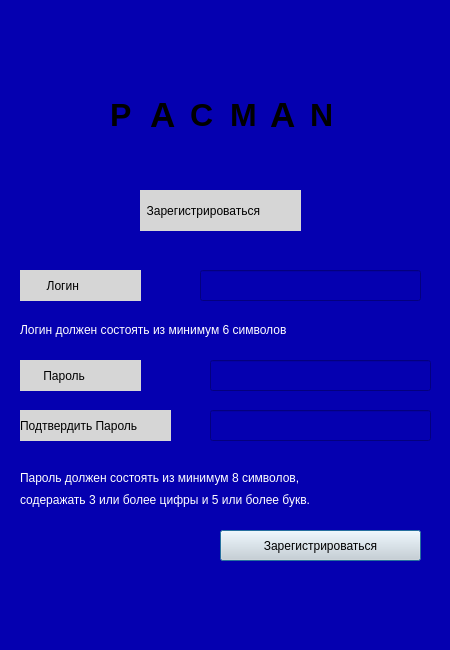
<?xml version="1.0" encoding="UTF-8"?>
<ui version="4.0">
 <class>Dialog</class>
 <widget class="QDialog" name="Dialog">
  <property name="geometry">
   <rect>
    <x>0</x>
    <y>0</y>
    <width>450</width>
    <height>650</height>
   </rect>
  </property>
  <property name="minimumSize">
   <size>
    <width>450</width>
    <height>650</height>
   </size>
  </property>
  <property name="maximumSize">
   <size>
    <width>450</width>
    <height>650</height>
   </size>
  </property>
  <property name="windowTitle">
   <string>Dialog</string>
  </property>
  <property name="styleSheet">
   <string notr="true">background-color: rgb(5, 0, 176);



</string>
  </property>
  <widget class="QLabel" name="label1">
   <property name="geometry">
    <rect>
     <x>140</x>
     <y>190</y>
     <width>161</width>
     <height>41</height>
    </rect>
   </property>
   <property name="styleSheet">
    <string notr="true">background-color: rgb(214, 214, 214);
font: 75 9pt &quot;MS Shell Dlg 2&quot;;</string>
   </property>
   <property name="text">
    <string>  Зарегистрироваться</string>
   </property>
  </widget>
  <widget class="QLabel" name="label2">
   <property name="geometry">
    <rect>
     <x>20</x>
     <y>270</y>
     <width>121</width>
     <height>31</height>
    </rect>
   </property>
   <property name="styleSheet">
    <string notr="true">background-color: rgb(214, 214, 214);
font: 75 9pt &quot;MS Shell Dlg 2&quot;;</string>
   </property>
   <property name="text">
    <string>        Логин</string>
   </property>
  </widget>
  <widget class="QLabel" name="label3">
   <property name="geometry">
    <rect>
     <x>20</x>
     <y>360</y>
     <width>121</width>
     <height>31</height>
    </rect>
   </property>
   <property name="styleSheet">
    <string notr="true">background-color: rgb(214, 214, 214);
font: 75 9pt &quot;MS Shell Dlg 2&quot;;</string>
   </property>
   <property name="text">
    <string>       Пароль</string>
   </property>
  </widget>
  <widget class="QLineEdit" name="email">
   <property name="geometry">
    <rect>
     <x>200</x>
     <y>270</y>
     <width>221</width>
     <height>31</height>
    </rect>
   </property>
   <property name="styleSheet">
    <string notr="true">color: rgb(255, 255, 255);</string>
   </property>
   <property name="text">
    <string/>
   </property>
  </widget>
  <widget class="QLineEdit" name="password1">
   <property name="geometry">
    <rect>
     <x>210</x>
     <y>360</y>
     <width>221</width>
     <height>31</height>
    </rect>
   </property>
   <property name="styleSheet">
    <string notr="true">color: rgb(255, 255, 255);</string>
   </property>
  </widget>
  <widget class="QLabel" name="label4">
   <property name="geometry">
    <rect>
     <x>20</x>
     <y>410</y>
     <width>151</width>
     <height>31</height>
    </rect>
   </property>
   <property name="styleSheet">
    <string notr="true">background-color: rgb(214, 214, 214);
font: 75 9pt &quot;MS Shell Dlg 2&quot;;</string>
   </property>
   <property name="text">
    <string>Подтвердить Пароль</string>
   </property>
  </widget>
  <widget class="QLineEdit" name="password2">
   <property name="geometry">
    <rect>
     <x>210</x>
     <y>410</y>
     <width>221</width>
     <height>31</height>
    </rect>
   </property>
   <property name="styleSheet">
    <string notr="true">color: rgb(255, 255, 255);</string>
   </property>
  </widget>
  <widget class="QPushButton" name="create_acc">
   <property name="geometry">
    <rect>
     <x>220</x>
     <y>530</y>
     <width>201</width>
     <height>31</height>
    </rect>
   </property>
   <property name="styleSheet">
    <string notr="true">background-color: rgb(230, 230, 230);
font: 75 9pt &quot;MS Shell Dlg 2&quot;;
background-color: rgb(216, 216, 216);</string>
   </property>
   <property name="text">
    <string>Зарегистрироваться</string>
   </property>
  </widget>
  <widget class="QLabel" name="label">
   <property name="geometry">
    <rect>
     <x>20</x>
     <y>320</y>
     <width>391</width>
     <height>20</height>
    </rect>
   </property>
   <property name="styleSheet">
    <string notr="true">color: rgb(255, 255, 255);</string>
   </property>
   <property name="text">
    <string>Логин должен состоять из минимум 6 символов</string>
   </property>
  </widget>
  <widget class="QLabel" name="label_2">
   <property name="geometry">
    <rect>
     <x>20</x>
     <y>470</y>
     <width>301</width>
     <height>16</height>
    </rect>
   </property>
   <property name="styleSheet">
    <string notr="true">color: rgb(255, 255, 255);</string>
   </property>
   <property name="text">
    <string>Пароль должен состоять из минимум 8 символов,</string>
   </property>
  </widget>
  <widget class="QLabel" name="label_3">
   <property name="geometry">
    <rect>
     <x>20</x>
     <y>490</y>
     <width>341</width>
     <height>20</height>
    </rect>
   </property>
   <property name="styleSheet">
    <string notr="true">color: rgb(255, 255, 255);</string>
   </property>
   <property name="text">
    <string>содеражать 3 или более цифры и 5 или более букв.</string>
   </property>
  </widget>
  <widget class="QLabel" name="label_6">
   <property name="geometry">
    <rect>
     <x>190</x>
     <y>90</y>
     <width>31</width>
     <height>51</height>
    </rect>
   </property>
   <property name="text">
    <string>&lt;html&gt;&lt;head/&gt;&lt;body&gt;&lt;p&gt;&lt;span style=&quot; font-size:24pt; font-weight:600;&quot;&gt;C&lt;/span&gt;&lt;/p&gt;&lt;/body&gt;&lt;/html&gt;</string>
   </property>
  </widget>
  <widget class="QLabel" name="label_4">
   <property name="geometry">
    <rect>
     <x>150</x>
     <y>90</y>
     <width>31</width>
     <height>51</height>
    </rect>
   </property>
   <property name="text">
    <string>&lt;html&gt;&lt;head/&gt;&lt;body&gt;&lt;p&gt;&lt;span style=&quot; font-size:26pt; font-weight:600;&quot;&gt;A&lt;/span&gt;&lt;/p&gt;&lt;/body&gt;&lt;/html&gt;</string>
   </property>
  </widget>
  <widget class="QLabel" name="label_5">
   <property name="geometry">
    <rect>
     <x>110</x>
     <y>90</y>
     <width>31</width>
     <height>51</height>
    </rect>
   </property>
   <property name="text">
    <string>&lt;html&gt;&lt;head/&gt;&lt;body&gt;&lt;p&gt;&lt;span style=&quot; font-size:24pt; font-weight:600;&quot;&gt;P&lt;/span&gt;&lt;/p&gt;&lt;/body&gt;&lt;/html&gt;</string>
   </property>
  </widget>
  <widget class="QLabel" name="label_7">
   <property name="geometry">
    <rect>
     <x>270</x>
     <y>90</y>
     <width>31</width>
     <height>51</height>
    </rect>
   </property>
   <property name="text">
    <string>&lt;html&gt;&lt;head/&gt;&lt;body&gt;&lt;p&gt;&lt;span style=&quot; font-size:26pt; font-weight:600;&quot;&gt;A&lt;/span&gt;&lt;/p&gt;&lt;/body&gt;&lt;/html&gt;</string>
   </property>
  </widget>
  <widget class="QLabel" name="label_8">
   <property name="geometry">
    <rect>
     <x>230</x>
     <y>90</y>
     <width>31</width>
     <height>51</height>
    </rect>
   </property>
   <property name="text">
    <string>&lt;html&gt;&lt;head/&gt;&lt;body&gt;&lt;p&gt;&lt;span style=&quot; font-size:24pt; font-weight:600;&quot;&gt;M&lt;/span&gt;&lt;/p&gt;&lt;/body&gt;&lt;/html&gt;</string>
   </property>
  </widget>
  <widget class="QLabel" name="label_9">
   <property name="geometry">
    <rect>
     <x>310</x>
     <y>90</y>
     <width>31</width>
     <height>51</height>
    </rect>
   </property>
   <property name="text">
    <string>&lt;html&gt;&lt;head/&gt;&lt;body&gt;&lt;p&gt;&lt;span style=&quot; font-size:24pt; font-weight:600;&quot;&gt;N&lt;/span&gt;&lt;/p&gt;&lt;/body&gt;&lt;/html&gt;</string>
   </property>
  </widget>
 </widget>
 <resources/>
 <connections/>
</ui>
